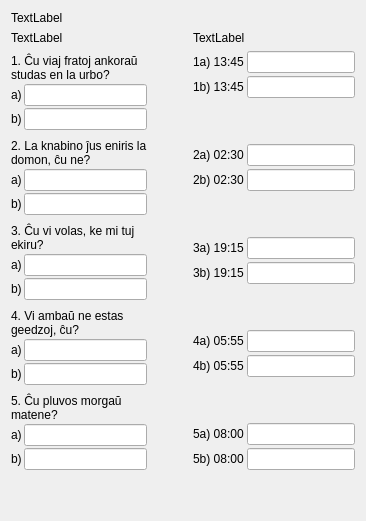
     <widget class="QWidget" name="Sendas1_Lec11">
      <attribute name="icon">
       <iconset resource="ikonoj.qrc">
        <normaloff>:/ikonoj/sendas_24.png</normaloff>:/ikonoj/sendas_24.png</iconset>
      </attribute>
      <attribute name="title">
       <string>11</string>
      </attribute>
      <layout class="QVBoxLayout" name="verticalLayout_46" stretch="0,2,1">
       <item>
        <widget class="titolo" name="Lec11_Label10">
         <property name="text">
          <string>TextLabel</string>
         </property>
        </widget>
       </item>
       <item>
        <layout class="QHBoxLayout" name="horizontalLayout_73">
         <item>
          <layout class="QVBoxLayout" name="verticalLayout_91">
           <item>
            <widget class="QLabel" name="Lec11_Label1">
             <property name="sizePolicy">
              <sizepolicy hsizetype="Preferred" vsizetype="Maximum">
               <horstretch>0</horstretch>
               <verstretch>0</verstretch>
              </sizepolicy>
             </property>
             <property name="text">
              <string>TextLabel</string>
             </property>
             <property name="alignment">
              <set>Qt::AlignBottom|Qt::AlignLeading|Qt::AlignLeft</set>
             </property>
             <property name="wordWrap">
              <bool>true</bool>
             </property>
            </widget>
           </item>
           <item>
            <layout class="QVBoxLayout" name="verticalLayout_36">
             <property name="spacing">
              <number>2</number>
             </property>
             <item>
              <widget class="QLabel" name="label_74">
               <property name="text">
                <string>1. Ĉu viaj fratoj ankoraŭ studas en la urbo?</string>
               </property>
               <property name="alignment">
                <set>Qt::AlignBottom|Qt::AlignLeading|Qt::AlignLeft</set>
               </property>
               <property name="wordWrap">
                <bool>true</bool>
               </property>
              </widget>
             </item>
             <item>
              <layout class="QHBoxLayout" name="horizontalLayout_143">
               <item>
                <widget class="QLabel" name="label_179">
                 <property name="sizePolicy">
                  <sizepolicy hsizetype="Maximum" vsizetype="Preferred">
                   <horstretch>0</horstretch>
                   <verstretch>0</verstretch>
                  </sizepolicy>
                 </property>
                 <property name="text">
                  <string>a)</string>
                 </property>
                 <property name="buddy">
                  <cstring>lineEdit</cstring>
                 </property>
                </widget>
               </item>
               <item>
                <widget class="cx_edit" name="lineEdit"/>
               </item>
              </layout>
             </item>
             <item>
              <layout class="QHBoxLayout" name="horizontalLayout_144">
               <item>
                <widget class="QLabel" name="label_180">
                 <property name="sizePolicy">
                  <sizepolicy hsizetype="Maximum" vsizetype="Preferred">
                   <horstretch>0</horstretch>
                   <verstretch>0</verstretch>
                  </sizepolicy>
                 </property>
                 <property name="text">
                  <string>b)</string>
                 </property>
                 <property name="buddy">
                  <cstring>lineEdit_2</cstring>
                 </property>
                </widget>
               </item>
               <item>
                <widget class="cx_edit" name="lineEdit_2"/>
               </item>
              </layout>
             </item>
            </layout>
           </item>
           <item>
            <layout class="QVBoxLayout" name="verticalLayout_37">
             <property name="spacing">
              <number>2</number>
             </property>
             <item>
              <widget class="QLabel" name="label_75">
               <property name="text">
                <string>2. La knabino ĵus eniris la domon, ĉu ne?</string>
               </property>
               <property name="alignment">
                <set>Qt::AlignBottom|Qt::AlignLeading|Qt::AlignLeft</set>
               </property>
               <property name="wordWrap">
                <bool>true</bool>
               </property>
              </widget>
             </item>
             <item>
              <layout class="QHBoxLayout" name="horizontalLayout_145">
               <item>
                <widget class="QLabel" name="label_181">
                 <property name="sizePolicy">
                  <sizepolicy hsizetype="Maximum" vsizetype="Preferred">
                   <horstretch>0</horstretch>
                   <verstretch>0</verstretch>
                  </sizepolicy>
                 </property>
                 <property name="text">
                  <string>a)</string>
                 </property>
                 <property name="buddy">
                  <cstring>lineEdit_3</cstring>
                 </property>
                </widget>
               </item>
               <item>
                <widget class="cx_edit" name="lineEdit_3"/>
               </item>
              </layout>
             </item>
             <item>
              <layout class="QHBoxLayout" name="horizontalLayout_146">
               <item>
                <widget class="QLabel" name="label_182">
                 <property name="sizePolicy">
                  <sizepolicy hsizetype="Maximum" vsizetype="Preferred">
                   <horstretch>0</horstretch>
                   <verstretch>0</verstretch>
                  </sizepolicy>
                 </property>
                 <property name="text">
                  <string>b)</string>
                 </property>
                 <property name="buddy">
                  <cstring>lineEdit_4</cstring>
                 </property>
                </widget>
               </item>
               <item>
                <widget class="cx_edit" name="lineEdit_4"/>
               </item>
              </layout>
             </item>
            </layout>
           </item>
           <item>
            <layout class="QVBoxLayout" name="verticalLayout_38">
             <property name="spacing">
              <number>2</number>
             </property>
             <item>
              <widget class="QLabel" name="label_76">
               <property name="text">
                <string>3. Ĉu vi volas, ke mi tuj ekiru?</string>
               </property>
               <property name="alignment">
                <set>Qt::AlignBottom|Qt::AlignLeading|Qt::AlignLeft</set>
               </property>
               <property name="wordWrap">
                <bool>true</bool>
               </property>
              </widget>
             </item>
             <item>
              <layout class="QHBoxLayout" name="horizontalLayout_147">
               <item>
                <widget class="QLabel" name="label_183">
                 <property name="sizePolicy">
                  <sizepolicy hsizetype="Maximum" vsizetype="Preferred">
                   <horstretch>0</horstretch>
                   <verstretch>0</verstretch>
                  </sizepolicy>
                 </property>
                 <property name="text">
                  <string>a)</string>
                 </property>
                 <property name="buddy">
                  <cstring>lineEdit_5</cstring>
                 </property>
                </widget>
               </item>
               <item>
                <widget class="cx_edit" name="lineEdit_5"/>
               </item>
              </layout>
             </item>
             <item>
              <layout class="QHBoxLayout" name="horizontalLayout_148">
               <item>
                <widget class="QLabel" name="label_184">
                 <property name="sizePolicy">
                  <sizepolicy hsizetype="Maximum" vsizetype="Preferred">
                   <horstretch>0</horstretch>
                   <verstretch>0</verstretch>
                  </sizepolicy>
                 </property>
                 <property name="text">
                  <string>b)</string>
                 </property>
                 <property name="buddy">
                  <cstring>lineEdit_6</cstring>
                 </property>
                </widget>
               </item>
               <item>
                <widget class="cx_edit" name="lineEdit_6"/>
               </item>
              </layout>
             </item>
            </layout>
           </item>
           <item>
            <layout class="QVBoxLayout" name="verticalLayout_39">
             <property name="spacing">
              <number>2</number>
             </property>
             <item>
              <widget class="QLabel" name="label_77">
               <property name="text">
                <string>4. Vi ambaŭ ne estas geedzoj, ĉu?</string>
               </property>
               <property name="alignment">
                <set>Qt::AlignBottom|Qt::AlignLeading|Qt::AlignLeft</set>
               </property>
               <property name="wordWrap">
                <bool>true</bool>
               </property>
              </widget>
             </item>
             <item>
              <layout class="QHBoxLayout" name="horizontalLayout_149">
               <item>
                <widget class="QLabel" name="label_185">
                 <property name="sizePolicy">
                  <sizepolicy hsizetype="Maximum" vsizetype="Preferred">
                   <horstretch>0</horstretch>
                   <verstretch>0</verstretch>
                  </sizepolicy>
                 </property>
                 <property name="text">
                  <string>a)</string>
                 </property>
                 <property name="buddy">
                  <cstring>lineEdit_7</cstring>
                 </property>
                </widget>
               </item>
               <item>
                <widget class="cx_edit" name="lineEdit_7"/>
               </item>
              </layout>
             </item>
             <item>
              <layout class="QHBoxLayout" name="horizontalLayout_150">
               <item>
                <widget class="QLabel" name="label_186">
                 <property name="sizePolicy">
                  <sizepolicy hsizetype="Maximum" vsizetype="Preferred">
                   <horstretch>0</horstretch>
                   <verstretch>0</verstretch>
                  </sizepolicy>
                 </property>
                 <property name="text">
                  <string>b)</string>
                 </property>
                 <property name="buddy">
                  <cstring>lineEdit_8</cstring>
                 </property>
                </widget>
               </item>
               <item>
                <widget class="cx_edit" name="lineEdit_8"/>
               </item>
              </layout>
             </item>
            </layout>
           </item>
           <item>
            <layout class="QVBoxLayout" name="verticalLayout_40">
             <property name="spacing">
              <number>2</number>
             </property>
             <item>
              <widget class="QLabel" name="label_78">
               <property name="text">
                <string>5. Ĉu pluvos morgaŭ matene?</string>
               </property>
               <property name="alignment">
                <set>Qt::AlignBottom|Qt::AlignLeading|Qt::AlignLeft</set>
               </property>
               <property name="wordWrap">
                <bool>true</bool>
               </property>
              </widget>
             </item>
             <item>
              <layout class="QHBoxLayout" name="horizontalLayout_151">
               <item>
                <widget class="QLabel" name="label_187">
                 <property name="sizePolicy">
                  <sizepolicy hsizetype="Maximum" vsizetype="Preferred">
                   <horstretch>0</horstretch>
                   <verstretch>0</verstretch>
                  </sizepolicy>
                 </property>
                 <property name="text">
                  <string>a)</string>
                 </property>
                 <property name="buddy">
                  <cstring>lineEdit_9</cstring>
                 </property>
                </widget>
               </item>
               <item>
                <widget class="cx_edit" name="lineEdit_9"/>
               </item>
              </layout>
             </item>
             <item>
              <layout class="QHBoxLayout" name="horizontalLayout_152">
               <item>
                <widget class="QLabel" name="label_188">
                 <property name="sizePolicy">
                  <sizepolicy hsizetype="Maximum" vsizetype="Preferred">
                   <horstretch>0</horstretch>
                   <verstretch>0</verstretch>
                  </sizepolicy>
                 </property>
                 <property name="text">
                  <string>b)</string>
                 </property>
                 <property name="buddy">
                  <cstring>lineEdit_10</cstring>
                 </property>
                </widget>
               </item>
               <item>
                <widget class="cx_edit" name="lineEdit_10"/>
               </item>
              </layout>
             </item>
            </layout>
           </item>
          </layout>
         </item>
         <item>
          <spacer name="horizontalSpacer_27">
           <property name="orientation">
            <enum>Qt::Horizontal</enum>
           </property>
           <property name="sizeType">
            <enum>QSizePolicy::Fixed</enum>
           </property>
           <property name="sizeHint" stdset="0">
            <size>
             <width>40</width>
             <height>20</height>
            </size>
           </property>
          </spacer>
         </item>
         <item>
          <layout class="QVBoxLayout" name="verticalLayout">
           <item>
            <widget class="QLabel" name="Lec11_Label2">
             <property name="sizePolicy">
              <sizepolicy hsizetype="Preferred" vsizetype="Maximum">
               <horstretch>0</horstretch>
               <verstretch>0</verstretch>
              </sizepolicy>
             </property>
             <property name="text">
              <string>TextLabel</string>
             </property>
             <property name="alignment">
              <set>Qt::AlignBottom|Qt::AlignLeading|Qt::AlignLeft</set>
             </property>
             <property name="wordWrap">
              <bool>true</bool>
             </property>
            </widget>
           </item>
           <item>
            <layout class="QVBoxLayout" name="verticalLayout_41">
             <property name="spacing">
              <number>3</number>
             </property>
             <item>
              <layout class="QHBoxLayout" name="horizontalLayout_62">
               <item>
                <widget class="QLabel" name="label_79">
                 <property name="text">
                  <string>1a) 13:45</string>
                 </property>
                 <property name="buddy">
                  <cstring>lineEdit_11</cstring>
                 </property>
                </widget>
               </item>
               <item>
                <widget class="cx_edit" name="lineEdit_11"/>
               </item>
              </layout>
             </item>
             <item>
              <layout class="QHBoxLayout" name="horizontalLayout_63">
               <item>
                <widget class="QLabel" name="label_80">
                 <property name="text">
                  <string>1b) 13:45</string>
                 </property>
                 <property name="buddy">
                  <cstring>lineEdit_12</cstring>
                 </property>
                </widget>
               </item>
               <item>
                <widget class="cx_edit" name="lineEdit_12"/>
               </item>
              </layout>
             </item>
            </layout>
           </item>
           <item>
            <spacer name="verticalSpacer_16">
             <property name="orientation">
              <enum>Qt::Vertical</enum>
             </property>
             <property name="sizeHint" stdset="0">
              <size>
               <width>20</width>
               <height>40</height>
              </size>
             </property>
            </spacer>
           </item>
           <item>
            <layout class="QVBoxLayout" name="verticalLayout_42">
             <property name="spacing">
              <number>3</number>
             </property>
             <item>
              <layout class="QHBoxLayout" name="horizontalLayout_64">
               <item>
                <widget class="QLabel" name="label_82">
                 <property name="text">
                  <string>2a) 02:30</string>
                 </property>
                 <property name="buddy">
                  <cstring>lineEdit_13</cstring>
                 </property>
                </widget>
               </item>
               <item>
                <widget class="cx_edit" name="lineEdit_13"/>
               </item>
              </layout>
             </item>
             <item>
              <layout class="QHBoxLayout" name="horizontalLayout_65">
               <item>
                <widget class="QLabel" name="label_83">
                 <property name="text">
                  <string>2b) 02:30</string>
                 </property>
                 <property name="buddy">
                  <cstring>lineEdit_14</cstring>
                 </property>
                </widget>
               </item>
               <item>
                <widget class="cx_edit" name="lineEdit_14"/>
               </item>
              </layout>
             </item>
            </layout>
           </item>
           <item>
            <spacer name="verticalSpacer_17">
             <property name="orientation">
              <enum>Qt::Vertical</enum>
             </property>
             <property name="sizeHint" stdset="0">
              <size>
               <width>20</width>
               <height>40</height>
              </size>
             </property>
            </spacer>
           </item>
           <item>
            <layout class="QVBoxLayout" name="verticalLayout_43">
             <property name="spacing">
              <number>3</number>
             </property>
             <item>
              <layout class="QHBoxLayout" name="horizontalLayout_66">
               <item>
                <widget class="QLabel" name="label_84">
                 <property name="text">
                  <string>3a) 19:15</string>
                 </property>
                 <property name="buddy">
                  <cstring>lineEdit_15</cstring>
                 </property>
                </widget>
               </item>
               <item>
                <widget class="cx_edit" name="lineEdit_15"/>
               </item>
              </layout>
             </item>
             <item>
              <layout class="QHBoxLayout" name="horizontalLayout_67">
               <item>
                <widget class="QLabel" name="label_85">
                 <property name="text">
                  <string>3b) 19:15</string>
                 </property>
                 <property name="buddy">
                  <cstring>lineEdit_16</cstring>
                 </property>
                </widget>
               </item>
               <item>
                <widget class="cx_edit" name="lineEdit_16"/>
               </item>
              </layout>
             </item>
            </layout>
           </item>
           <item>
            <spacer name="verticalSpacer_18">
             <property name="orientation">
              <enum>Qt::Vertical</enum>
             </property>
             <property name="sizeHint" stdset="0">
              <size>
               <width>20</width>
               <height>40</height>
              </size>
             </property>
            </spacer>
           </item>
           <item>
            <layout class="QVBoxLayout" name="verticalLayout_44">
             <property name="spacing">
              <number>3</number>
             </property>
             <item>
              <layout class="QHBoxLayout" name="horizontalLayout_68">
               <item>
                <widget class="QLabel" name="label_86">
                 <property name="text">
                  <string>4a) 05:55</string>
                 </property>
                 <property name="buddy">
                  <cstring>lineEdit_17</cstring>
                 </property>
                </widget>
               </item>
               <item>
                <widget class="cx_edit" name="lineEdit_17"/>
               </item>
              </layout>
             </item>
             <item>
              <layout class="QHBoxLayout" name="horizontalLayout_69">
               <item>
                <widget class="QLabel" name="label_87">
                 <property name="text">
                  <string>4b) 05:55</string>
                 </property>
                 <property name="buddy">
                  <cstring>lineEdit_18</cstring>
                 </property>
                </widget>
               </item>
               <item>
                <widget class="cx_edit" name="lineEdit_18"/>
               </item>
              </layout>
             </item>
            </layout>
           </item>
           <item>
            <spacer name="verticalSpacer_19">
             <property name="orientation">
              <enum>Qt::Vertical</enum>
             </property>
             <property name="sizeHint" stdset="0">
              <size>
               <width>20</width>
               <height>40</height>
              </size>
             </property>
            </spacer>
           </item>
           <item>
            <layout class="QVBoxLayout" name="verticalLayout_45">
             <property name="spacing">
              <number>3</number>
             </property>
             <item>
              <layout class="QHBoxLayout" name="horizontalLayout_70">
               <item>
                <widget class="QLabel" name="label_88">
                 <property name="text">
                  <string>5a) 08:00</string>
                 </property>
                 <property name="buddy">
                  <cstring>lineEdit_19</cstring>
                 </property>
                </widget>
               </item>
               <item>
                <widget class="cx_edit" name="lineEdit_19"/>
               </item>
              </layout>
             </item>
             <item>
              <layout class="QHBoxLayout" name="horizontalLayout_71">
               <item>
                <widget class="QLabel" name="label_89">
                 <property name="text">
                  <string>5b) 08:00</string>
                 </property>
                 <property name="buddy">
                  <cstring>lineEdit_20</cstring>
                 </property>
                </widget>
               </item>
               <item>
                <widget class="cx_edit" name="lineEdit_20"/>
               </item>
              </layout>
             </item>
            </layout>
           </item>
          </layout>
         </item>
        </layout>
       </item>
       <item>
        <spacer name="verticalSpacer">
         <property name="orientation">
          <enum>Qt::Vertical</enum>
         </property>
         <property name="sizeHint" stdset="0">
          <size>
           <width>20</width>
           <height>40</height>
          </size>
         </property>
        </spacer>
       </item>
      </layout>
     </widget>
